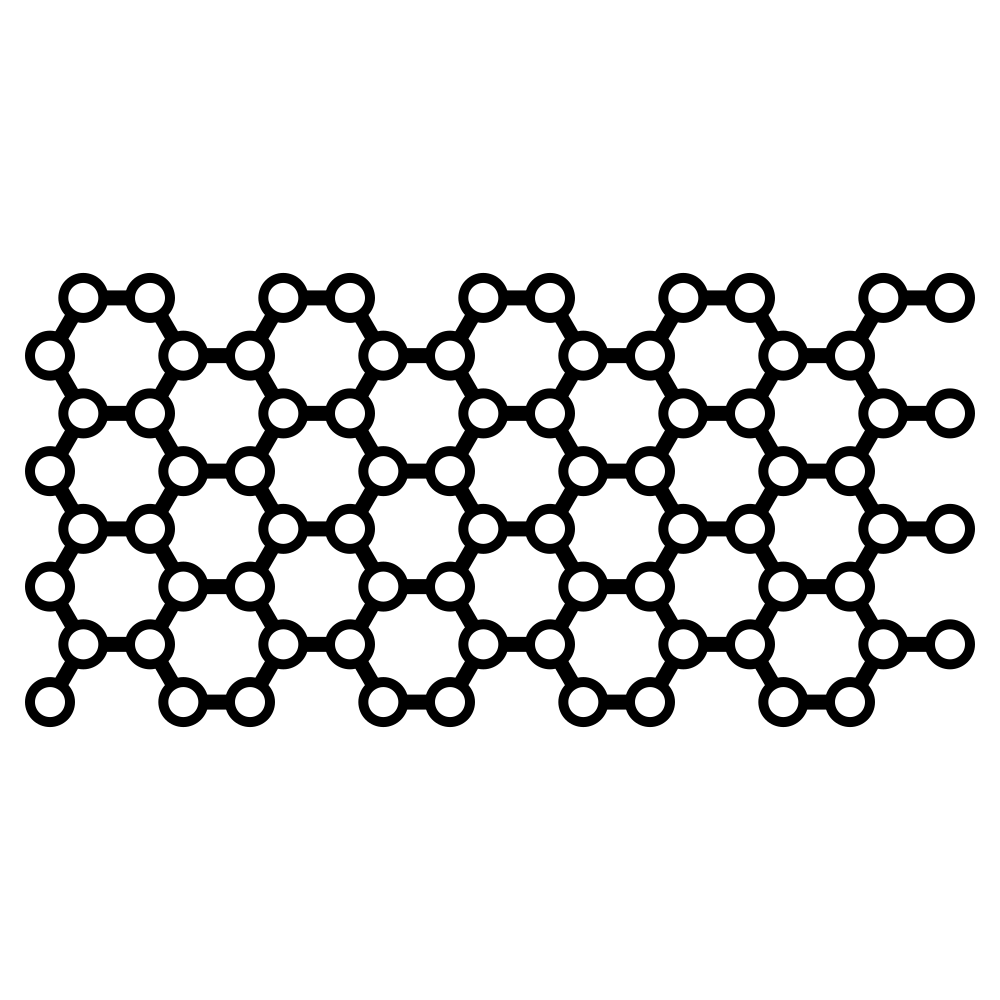

Here is the Python script that generated this plot:
from math import tau
import cairo
from mesh import Mesh, QuadMesh, QuadCrossMesh, TriMesh, HexMesh
from vectors import Vector


mesh = HexMesh((13, 7))


def render(mesh: Mesh) -> None:
    nodes = mesh.nodes
    links = mesh.links
    minimum = Vector(min(node.point.x for node in nodes), min(node.point.y for node in nodes))
    maximum = Vector(max(node.point.x for node in nodes), max(node.point.y for node in nodes))
    camera_position = (minimum + maximum) / 2
    camera_zoom = 0.9 / (max(maximum.x - minimum.x, maximum.y - minimum.y))

    surface = cairo.ImageSurface(cairo.FORMAT_RGB24, 1000, 1000)
    context = cairo.Context(surface)
    context.scale(1000, 1000)
    context.rectangle(0, 0, 1, 1)
    context.set_source_rgb(1, 1, 1)
    context.fill()
    context.translate(0.5, 0.5)
    context.scale(1, -1)
    context.scale(camera_zoom, camera_zoom)
    context.translate(-camera_position.x, -camera_position.y)

    for link in links:
        context.move_to(link.nodes[0].point.x, link.nodes[0].point.y)
        context.line_to(link.nodes[1].point.x, link.nodes[1].point.y)
        context.set_source_rgb(0, 0, 0)
        context.set_line_width(0.015 / camera_zoom)
        context.set_line_cap(cairo.LINE_CAP_ROUND)
        context.stroke()

    for node in nodes:
        context.arc(node.point.x, node.point.y, 0.02 / camera_zoom, 0, tau)
        context.set_source_rgb(1, 1, 1)
        context.fill_preserve()
        context.set_source_rgb(0, 0, 0)
        context.set_line_width(0.01 / camera_zoom)
        context.stroke()

    surface.write_to_png("render.png")

render(mesh)
